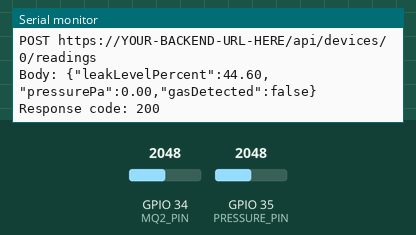
Bench run of a sketch on a simulated ESP32. On the bench: the last lines printed to the serial monitor. The inputs (shaded band) are chosen by the test bench; at power-on: GPIO 34 (MQ2_PIN) = 2048, GPIO 35 (PRESSURE_PIN) = 2048. WiFi joins after 1.5 s; servers stay silent unless stated; uploads are accepted with an empty reply.

Above: at 5.8 s.
5.9 s: GPIO 34 (MQ2_PIN) set to 3340
At 7.85 s:
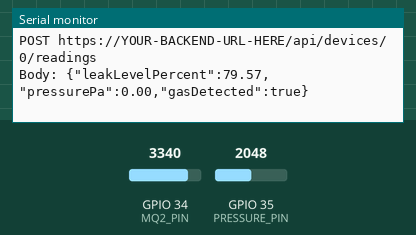
12.1 s: GPIO 35 (PRESSURE_PIN) set to 2866
At 12.8 s:
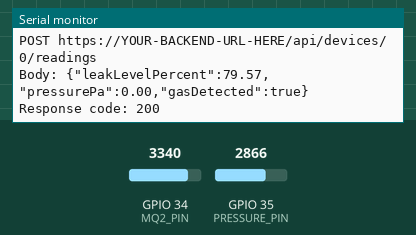
13.6 s: GPIO 34 (MQ2_PIN) set to 3260
At 13.85 s:
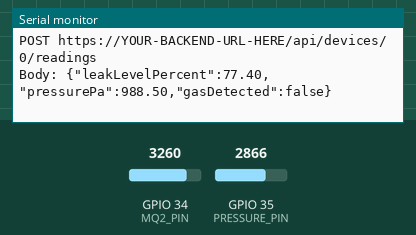
15.1 s: GPIO 35 (PRESSURE_PIN) set to 3340
At 17.4 s:
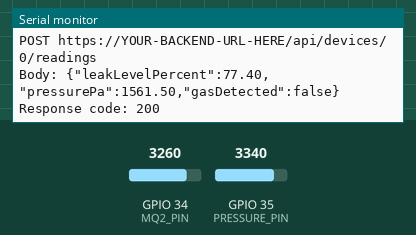
Timing chart, 0 to 17.6 s (numbered marks = the images above; inputs shaded):
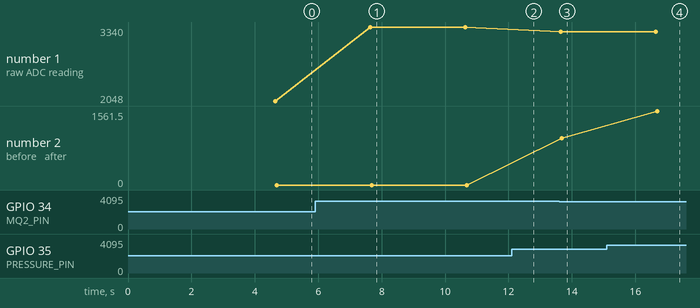

Measured:
- after the input at 5.9 s, the serial monitor: prints a new line after 1.7 s (image 1)
- after the input at 13.6 s, the serial monitor: prints a new line at once (image 3)
- after the input at 15.1 s, the serial monitor: prints a new line after 1.6 s (image 4)
- plotted number 1: 2048 → 3340 after the input at 5.9 s, 3340 → 3260 after the input at 13.6 s
- plotted number 2: 988.5 → 1561.5 after the input at 15.1 s

The sketch:

esp32-gas-monitor.ino
```cpp
/*
  Smart Gas Monitor - ESP32 firmware

  Reads an MQ-2 gas (leak) sensor and an MPXV7002DP differential pressure
  sensor (pressure drop across an orifice plate), and periodically sends
  both to your Smart Gas Monitor backend over WiFi.

  SETUP:
  1. Fill in the CONFIG section below with your WiFi credentials and
     the DEVICE_ID / DEVICE_API_KEY shown to you on the app's
     "Device Credentials" screen (Setup Wizard, final step).
  2. Wire the MQ-2 sensor's analog output (A0) to GPIO34 on the ESP32,
     VCC to 5V (or 3.3V depending on your module), and GND to GND.
     WARNING: on a 5V MQ-2 module, A0 can rise above 3.3V in gas, which
     can damage the ESP32 pin. Put a 10k + 20k voltage divider on A0 (same
     as the pressure sensor) or confirm your module's A0 stays below 3.3V.
     If you add a divider, re-tune MQ2_BASELINE and MQ2_ALERT_THRESHOLD.
  3. Wire the MPXV7002DP as shown in PRESSURE SENSOR WIRING below.
  4. In the Arduino IDE: Tools > Board > select your ESP32 board.
     No extra libraries need installing - WiFi.h and HTTPClient.h
     ship with the ESP32 board package.
  5. Upload, then open the Serial Monitor (115200 baud) to watch it run.

  NOTE ON THE TWO SIGNALS THIS DEVICE REPORTS:
  These are two different things, from two different sensors - don't mix
  them up in the app UI or in your report:
    - "Leak level" (leakLevelPercent, below) comes from the MQ-2. It's a
      simplified 0-100% scale based on the raw analog reading relative to
      the sensor's clean-air baseline - it is NOT a calibrated ppm
      (parts-per-million) value. Getting true ppm out of an MQ-2 requires
      burning it in for 24-48 hours, measuring its clean-air resistance
      (R0), and applying the Rs/R0 curve from its datasheet. This is a
      reasonable starting point for "is something clearly wrong" alerts,
      not for precise concentration measurement. It tells you whether gas
      is present in the air right now - it says nothing about how full
      the cylinder is.
    - "Gas level" / tank level (shown in the app) comes from the gas
      WEIGHT: typed in by the user on the app's "Gas Weight" screen, or
      sent automatically by a load cell later (see LOAD CELL below).
    - "Pressure" (pressurePa) comes from the MPXV7002DP differential
      pressure sensor. It reads only about +-2 kPa, so it measures a small
      pressure DIFFERENCE (for example across an orifice in the gas line,
      to estimate flow). Never connect it directly to the cylinder or the
      regulator output. It is NOT a tank level - cylinder pressure does
      not tell you how full an LPG cylinder is.

  PRESSURE SENSOR WIRING (MPXV7002DP breakout board):
    +5V    -> ESP32 VIN (5V)
    GND    -> ESP32 GND
    ANALOG -> 10k resistor -> GPIO35, and from GPIO35 two 10k resistors in
              series (20k total) to GND. This divider scales 0.5-4.5V
              down to 0.33-3.0V so the ESP32 pin is safe.
  Keep BOTH sensor ports open to air while the ESP32 starts: it measures
  the zero point at boot.

  ORIFICE PLATE PLUMBING (pressure drop):
    The sensor has two ports and reports the DIFFERENCE between them.
    Connect the port that gives a POSITIVE reading when you blow into it to
    the tap BEFORE the orifice plate (upstream), and the other port to the
    tap AFTER the plate (downstream). Gas flowing through the orifice then
    shows as a positive pressure drop in the app. If you get negative
    numbers while gas flows, swap the two tubes or set PRESSURE_REVERSED to
    true below. One sensor cannot report the "before" and "after"
    pressures separately - only their difference.
*/

#include <WiFi.h>
#include <HTTPClient.h>

// ===================== CONFIG - fill these in =====================
const char* WIFI_SSID     = "YOUR_WIFI_NAME";
const char* WIFI_PASSWORD = "YOUR_WIFI_PASSWORD";

// The base URL of your backend (no trailing slash), e.g.:
// "https://obligations-pond-pays-fuji.trycloudflare.com"
// Update this and re-upload whenever your tunnel URL changes.
const char* SERVER_URL = "https://YOUR-BACKEND-URL-HERE";

// From the app's Setup Wizard "Device Credentials" screen
const int   DEVICE_ID      = 0;               // e.g. 1
const char* DEVICE_API_KEY = "YOUR_DEVICE_API_KEY_HERE";

// How often to send a reading (milliseconds)
const unsigned long SEND_INTERVAL_MS = 3000; // 3 seconds (use 30000 for 30 s)

// MQ-2 analog input pin (ADC1 pins only: 32-39 - avoids WiFi/ADC2 conflicts)
const int MQ2_PIN = 34;

// Raw ADC reading (0-4095) considered "clean air" baseline for your sensor
// and room. Watch the Serial Monitor for a minute in clean air after the
// sensor has warmed up (give it a few minutes when first powered), note
// the typical value it settles at, and put that here.
const int MQ2_BASELINE = 400;

// Raw ADC reading above which you consider gas actively "detected"
// (i.e. worth an alert, not just background drift). Tune this by testing
// with a small amount of butane/lighter gas near the sensor and seeing
// what value it jumps to.
const int MQ2_ALERT_THRESHOLD = 3300;

// MPXV7002DP pressure sensor. Set to false if it is not wired up - the
// firmware then sends no pressure data at all (never a fake number).
const bool PRESSURE_SENSOR_CONNECTED = true;
const int   PRESSURE_PIN = 35;      // ADC1 pin, see wiring in the header
const float PRESSURE_SUPPLY_V = 5.0; // sensor supply (ESP32 VIN, about 4.7-5.0 V)
const float PRESSURE_DIVIDER  = 1.5; // undo the 10k/20k divider (x 1.5)
const bool  PRESSURE_REVERSED = false; // true = flip the sign (tubes plugged the other way round)

float pressureZeroMv = 0;            // pin millivolts at zero pressure (set at boot)

// ---------------------- LOAD CELL (future) ----------------------
// Until a load cell is wired up, the gas weight is typed in by the user in
// the app ("Gas Weight" screen) and this firmware sends no weight.
// When you add a load cell + HX711 amplifier:
//   1. Install the "HX711" library by Rob Tillaart or bogde
//      (Sketch > Include Library > Manage Libraries).
//   2. Wire HX711: DT -> GPIO16, SCK -> GPIO17, VCC -> 3.3V, GND -> GND.
//   3. Change LOAD_CELL_ENABLED below from 0 to 1.
//   4. Calibrate LOAD_CELL_SCALE with a known weight, and set
//      EMPTY_CYLINDER_KG to the cylinder's empty weight (the "TW" number
//      stamped on the cylinder collar).
// The backend then replaces the manual weight with this one automatically
// and runs the same low-level alert.
#define LOAD_CELL_ENABLED 0
#if LOAD_CELL_ENABLED
  #include <HX711.h>
  const int   HX711_DOUT_PIN    = 16;
  const int   HX711_SCK_PIN     = 17;
  const float LOAD_CELL_SCALE   = 1.0;  // TODO: raw units per kg, from calibration
  const float EMPTY_CYLINDER_KG = 0.0;  // TODO: empty cylinder weight (TW)
  HX711 scale;
#endif
// =====================================================================

unsigned long lastSendTime = 0;

void connectWiFi() {
  Serial.print("Connecting to WiFi");
  WiFi.begin(WIFI_SSID, WIFI_PASSWORD);
  while (WiFi.status() != WL_CONNECTED) {
    delay(500);
    Serial.print(".");
  }
  Serial.println();
  Serial.print("Connected! IP address: ");
  Serial.println(WiFi.localIP());
}

// Average several ADC readings (in millivolts) to reduce noise.
float readPressureMv(int samples) {
  long sum = 0;
  for (int i = 0; i < samples; i++) {
    sum += analogReadMilliVolts(PRESSURE_PIN);
    delay(2);
  }
  return sum / (float)samples;
}

// Differential pressure in Pascals (positive/negative depending on which
// port has the higher pressure). MPXV7002DP: Vout = Vs * (0.2 * kPa + 0.5),
// so the output changes by 0.2 * Vs volts per kPa.
float readPressurePa() {
  float mv = readPressureMv(20);
  float deltaV = (mv - pressureZeroMv) * PRESSURE_DIVIDER / 1000.0;
  float kPa = deltaV / (0.2 * PRESSURE_SUPPLY_V);
  float pa = kPa * 1000.0;
  return PRESSURE_REVERSED ? -pa : pa;
}

void setup() {
  Serial.begin(115200);
  delay(1000);
  pinMode(MQ2_PIN, INPUT);
  if (PRESSURE_SENSOR_CONNECTED) {
    analogSetPinAttenuation(PRESSURE_PIN, ADC_11db);
    Serial.println("Measuring pressure sensor zero point - keep both ports open to air...");
    delay(1500);
    pressureZeroMv = readPressureMv(300);
    Serial.print("Pressure zero point (mV at pin): ");
    Serial.println(pressureZeroMv);
  }
#if LOAD_CELL_ENABLED
  scale.begin(HX711_DOUT_PIN, HX711_SCK_PIN);
  scale.set_scale(LOAD_CELL_SCALE);
#endif
  connectWiFi();
  Serial.println("Warming up MQ-2 sensor (recommended: a few minutes before readings are meaningful)...");
}

// Gas weight in kg from the load cell. Returns false when no load cell is
// enabled (or it isn't ready), in which case no weight is sent and the app's
// manually entered weight is used instead.
bool readGasWeightKg(float &gasWeightKg) {
#if LOAD_CELL_ENABLED
  if (!scale.is_ready()) return false;
  float grossKg = scale.get_units(10);          // cylinder + gas
  if (isnan(grossKg)) return false;             // a bad reading would break the JSON
  gasWeightKg = grossKg - EMPTY_CYLINDER_KG;    // gas only
  if (gasWeightKg < 0) gasWeightKg = 0;
  return true;
#else
  (void)gasWeightKg;
  return false;
#endif
}

// hasPressureData is false when PRESSURE_SENSOR_CONNECTED is false - then
// pressurePa is left out of the JSON entirely instead of being sent as 0, so
// the backend records "no pressure data" rather than a fake reading. The same
// goes for gasWeightKg (load cell). The tank level itself is never sent from
// here: the backend calculates it from the gas weight.
void sendReading(float leakLevelPercent, bool gasDetected, bool hasPressureData, float pressurePa, bool hasWeightData, float gasWeightKg) {
  if (WiFi.status() != WL_CONNECTED) {
    Serial.println("WiFi disconnected, attempting to reconnect...");
    connectWiFi();
  }

  HTTPClient http;
  String url = String(SERVER_URL) + "/api/devices/" + String(DEVICE_ID) + "/readings";
  http.begin(url);
  http.addHeader("Content-Type", "application/json");
  http.addHeader("X-Device-Key", DEVICE_API_KEY);

  String body = "{";
  body += "\"leakLevelPercent\":" + String(leakLevelPercent, 2) + ",";
  if (hasPressureData) {
    body += "\"pressurePa\":" + String(pressurePa, 2) + ",";
  }
  if (hasWeightData) {
    body += "\"gasWeightKg\":" + String(gasWeightKg, 3) + ",";
  }
  body += "\"gasDetected\":" + String(gasDetected ? "true" : "false");
  body += "}";

  Serial.print("POST ");
  Serial.println(url);
  Serial.print("Body: ");
  Serial.println(body);

  int statusCode = http.POST(body);

  if (statusCode > 0) {
    Serial.print("Response code: ");
    Serial.println(statusCode);
    Serial.println(http.getString());
  } else {
    Serial.print("Request failed: ");
    Serial.println(http.errorToString(statusCode));
  }

  http.end();
}

void loop() {
  unsigned long now = millis();
  if (now - lastSendTime < SEND_INTERVAL_MS && lastSendTime != 0) {
    return;
  }
  lastSendTime = now;

  int raw = analogRead(MQ2_PIN);
  Serial.print("MQ-2 raw ADC reading: ");
  Serial.println(raw);

  // Simplified 0-100% scale relative to baseline (NOT calibrated ppm - see
  // the note at the top of this file). This is the LEAK signal, not a
  // tank level.
  float leakLevelPercent = ((float)(raw - MQ2_BASELINE) / (4095 - MQ2_BASELINE)) * 100.0;
  if (leakLevelPercent < 0) leakLevelPercent = 0;
  if (leakLevelPercent > 100) leakLevelPercent = 100;

  bool gasDetected = raw >= MQ2_ALERT_THRESHOLD;

  float pressurePa = 0;
  bool hasPressureData = false;

  if (PRESSURE_SENSOR_CONNECTED) {
    pressurePa = readPressurePa();
    hasPressureData = !isnan(pressurePa);
    Serial.print("Pressure drop across orifice (before - after): ");
    Serial.print(pressurePa, 1);
    Serial.println(" Pa");
  } else {
    Serial.println("Pressure sensor not connected - not sending pressure data.");
  }

  // Load cell (optional): sends the gas weight so the app can keep the tank
  // level and low-level alert up to date automatically.
  float gasWeightKg = 0;
  bool hasWeightData = readGasWeightKg(gasWeightKg);
  if (hasWeightData) {
    Serial.print("Gas weight (load cell): ");
    Serial.print(gasWeightKg, 3);
    Serial.println(" kg");
  }

  sendReading(leakLevelPercent, gasDetected, hasPressureData, pressurePa, hasWeightData, gasWeightKg);
}
```
